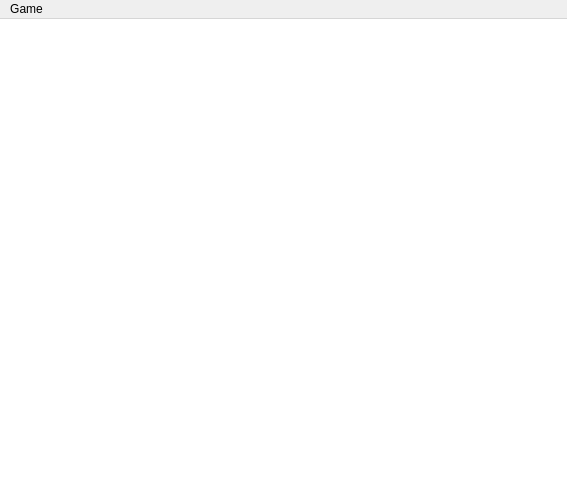
<?xml version="1.0" encoding="UTF-8"?>
<ui version="4.0">
 <class>MainWindow</class>
 <widget class="QMainWindow" name="MainWindow">
  <property name="geometry">
   <rect>
    <x>0</x>
    <y>0</y>
    <width>567</width>
    <height>498</height>
   </rect>
  </property>
  <property name="sizePolicy">
   <sizepolicy hsizetype="Expanding" vsizetype="Expanding">
    <horstretch>0</horstretch>
    <verstretch>0</verstretch>
   </sizepolicy>
  </property>
  <property name="minimumSize">
   <size>
    <width>0</width>
    <height>0</height>
   </size>
  </property>
  <property name="windowTitle">
   <string>The Ultimate Snak</string>
  </property>
  <widget class="QWidget" name="centralwidget">
   <property name="sizePolicy">
    <sizepolicy hsizetype="Expanding" vsizetype="Expanding">
     <horstretch>0</horstretch>
     <verstretch>0</verstretch>
    </sizepolicy>
   </property>
   <layout class="QVBoxLayout" name="verticalLayout">
    <property name="leftMargin">
     <number>0</number>
    </property>
    <property name="topMargin">
     <number>0</number>
    </property>
    <property name="rightMargin">
     <number>0</number>
    </property>
    <property name="bottomMargin">
     <number>0</number>
    </property>
    <item>
     <widget class="QTableWidget" name="tableWidget">
      <property name="frameShape">
       <enum>QFrame::NoFrame</enum>
      </property>
      <property name="verticalScrollBarPolicy">
       <enum>Qt::ScrollBarAlwaysOff</enum>
      </property>
      <property name="horizontalScrollBarPolicy">
       <enum>Qt::ScrollBarAlwaysOff</enum>
      </property>
      <property name="autoScroll">
       <bool>false</bool>
      </property>
      <property name="editTriggers">
       <set>QAbstractItemView::NoEditTriggers</set>
      </property>
      <property name="tabKeyNavigation">
       <bool>false</bool>
      </property>
      <property name="selectionMode">
       <enum>QAbstractItemView::NoSelection</enum>
      </property>
      <property name="showGrid">
       <bool>false</bool>
      </property>
      <property name="gridStyle">
       <enum>Qt::NoPen</enum>
      </property>
      <property name="cornerButtonEnabled">
       <bool>false</bool>
      </property>
      <property name="rowCount">
       <number>0</number>
      </property>
      <attribute name="horizontalHeaderVisible">
       <bool>false</bool>
      </attribute>
      <attribute name="verticalHeaderVisible">
       <bool>false</bool>
      </attribute>
     </widget>
    </item>
   </layout>
  </widget>
  <widget class="QMenuBar" name="menubar">
   <property name="geometry">
    <rect>
     <x>0</x>
     <y>0</y>
     <width>567</width>
     <height>20</height>
    </rect>
   </property>
   <widget class="QMenu" name="menuGame">
    <property name="title">
     <string>Game</string>
    </property>
   </widget>
   <addaction name="menuGame"/>
  </widget>
 </widget>
 <resources/>
 <connections/>
</ui>
